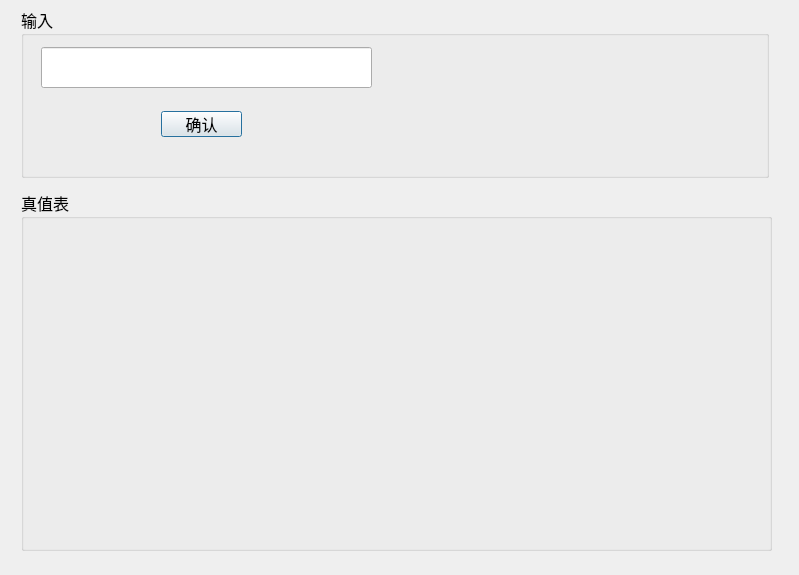
<?xml version="1.0" encoding="UTF-8"?>
<ui version="4.0">
 <class>ModuleTwoDialog</class>
 <widget class="QDialog" name="ModuleTwoDialog">
  <property name="geometry">
   <rect>
    <x>0</x>
    <y>0</y>
    <width>799</width>
    <height>575</height>
   </rect>
  </property>
  <property name="minimumSize">
   <size>
    <width>799</width>
    <height>575</height>
   </size>
  </property>
  <property name="maximumSize">
   <size>
    <width>799</width>
    <height>575</height>
   </size>
  </property>
  <property name="windowTitle">
   <string>求任意公式的真值表</string>
  </property>
  <widget class="QGroupBox" name="groupBox_2">
   <property name="geometry">
    <rect>
     <x>21</x>
     <y>7</y>
     <width>748</width>
     <height>171</height>
    </rect>
   </property>
   <property name="font">
    <font>
     <family>微软雅黑</family>
     <pointsize>12</pointsize>
    </font>
   </property>
   <property name="title">
    <string>输入</string>
   </property>
   <widget class="QLineEdit" name="formularLineEdit">
    <property name="geometry">
     <rect>
      <x>20</x>
      <y>40</y>
      <width>331</width>
      <height>41</height>
     </rect>
    </property>
    <property name="toolTip">
     <string/>
    </property>
    <property name="text">
     <string/>
    </property>
    <property name="maxLength">
     <number>255</number>
    </property>
    <property name="frame">
     <bool>true</bool>
    </property>
   </widget>
   <widget class="QLabel" name="label_5">
    <property name="geometry">
     <rect>
      <x>370</x>
      <y>27</y>
      <width>371</width>
      <height>111</height>
     </rect>
    </property>
    <property name="text">
     <string>&lt;html&gt;&lt;head/&gt;&lt;body&gt;&lt;p&gt;&lt;img src=&quot;:/images/ps.png&quot;/&gt;&lt;/p&gt;&lt;/body&gt;&lt;/html&gt;</string>
    </property>
    <property name="textFormat">
     <enum>Qt::RichText</enum>
    </property>
    <property name="alignment">
     <set>Qt::AlignLeading|Qt::AlignLeft|Qt::AlignTop</set>
    </property>
    <property name="wordWrap">
     <bool>true</bool>
    </property>
   </widget>
   <widget class="QPushButton" name="okButton">
    <property name="geometry">
     <rect>
      <x>140</x>
      <y>104</y>
      <width>81</width>
      <height>26</height>
     </rect>
    </property>
    <property name="text">
     <string>确认</string>
    </property>
   </widget>
  </widget>
  <widget class="QGroupBox" name="groupBox">
   <property name="geometry">
    <rect>
     <x>21</x>
     <y>190</y>
     <width>751</width>
     <height>361</height>
    </rect>
   </property>
   <property name="font">
    <font>
     <family>微软雅黑</family>
     <pointsize>12</pointsize>
    </font>
   </property>
   <property name="title">
    <string>真值表</string>
   </property>
  </widget>
 </widget>
 <resources>
  <include location="../res.qrc"/>
 </resources>
 <connections/>
</ui>
